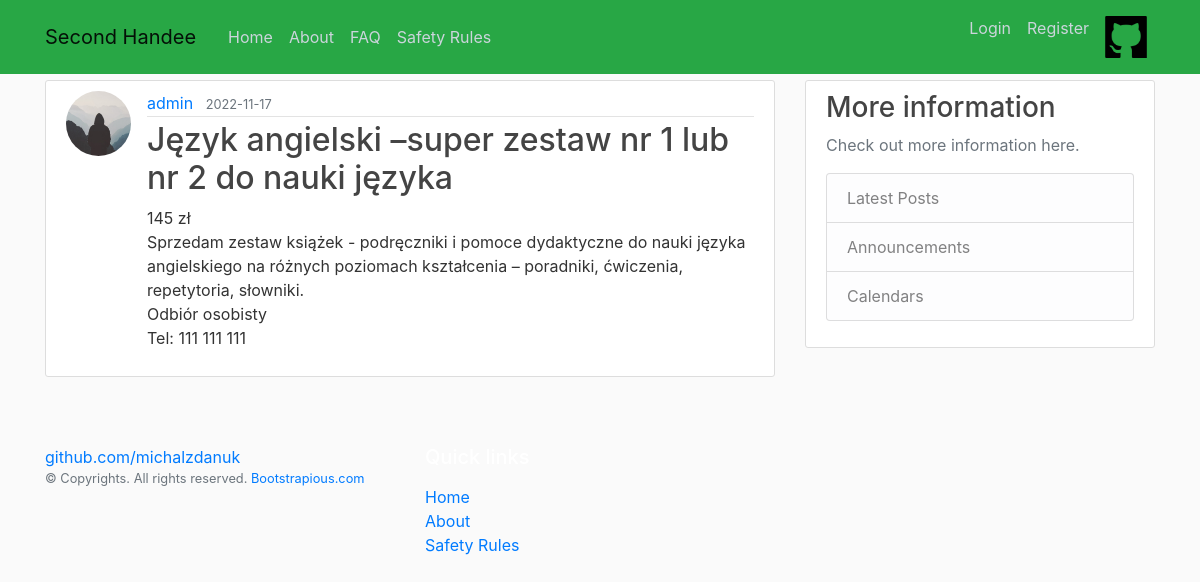
/post/1, run on the app's committed database.
### flaskapp/models.py (models this page shows, shortened)
class User(db.Model, UserMixin):
    id = db.Column(db.Integer, primary_key=True)
    username = db.Column(db.String(20), unique=True, nullable=False)
    email = db.Column(db.String(120), unique=True, nullable=False)
    image_file = db.Column(db.String(20), nullable=False, default='default.jpg')
    password = db.Column(db.String(60), nullable=False)
    posts = db.relationship('Post', backref='author', lazy=True)

class Post(db.Model):
    id = db.Column(db.Integer, primary_key=True)
    title = db.Column(db.String(100), nullable=False)
    date_posted = db.Column(db.DateTime, nullable=False, default=datetime.utcnow)
    content = db.Column(db.Text, nullable=False)
    user_id = db.Column(db.Integer, db.ForeignKey('user.id'), nullable=False)

### flaskapp/routes.py (the view)
@app.route("/post/<int:post_id>")
def post(post_id):
    post = Post.query.get_or_404(post_id)
    return render_template('post.html', title=post.title, post=post)

### flaskapp/templates/post.html (shortened to what this page needs)
{% extends "layout.html" %}
{% block content %}
    <article class="media content-section">
        <img class="rounded-circle article-img"
            src="{{ url_for('static', filename='profile_pics/') + post.author.image_file }}">
        <div class="media-body">
            <div class="article-metadata">
                <a class="mr-2" href="#">{{ post.author.username }}</a>
                <small class="text-muted">{{ post.date_posted.strftime('%Y-%m-%d') }}</small>
            </div>
            <h2 class="article-title">{{ post.title }}</h2>
            <p class="article-content">{{ post.content }}</p>
        </div>
    </article>
{% endblock content %}

### flaskapp/static/main.css (style rules this page uses)
body { background: #fafafa; color: #333333; margin-top: 5rem; }
h1,h2,h3,h4,h5,h6 { color: #444444; }
.content-section { background: #ffffff; padding: 10px 20px; border: 1px solid #dddddd; border-radius: 3px; margin-bottom: 20px; }
.article-title { color: #444444; }
.article-content { white-space: pre-line; }
.article-img { height: 65px; width: 65px; margin-right: 16px; }
.article-metadata { padding-bottom: 1px; margin-bottom: 4px; border-bottom: 1px solid #e3e3e3 }

### data on the page
User: image_file (placeholder picture), author.username "admin"
Post: date_posted "2022-11-17", title "Język angielski –super zestaw nr 1 lub nr 2 do nauki języka", content "145 zł Sprzedam zestaw książek - podręczniki i pomoce dydaktyczne do nauki języka angielskiego na różnych poziomach kształcenia – poradniki, ćwiczenia, repetytoria, słowniki. Odbiór osobisty Tel: 111 111 111"
